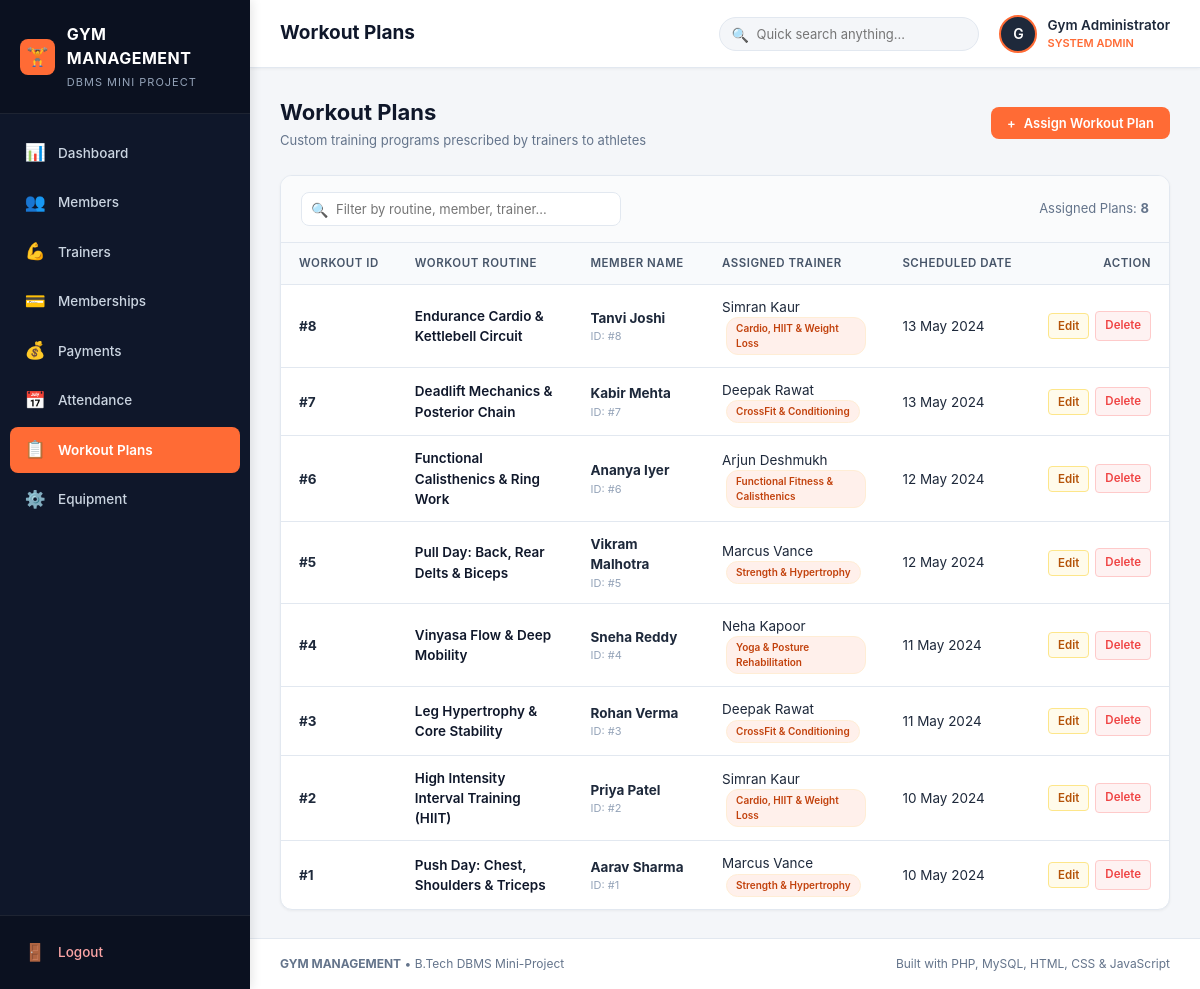
Page /workout.php (signed in) on the committed database.
### tables this page shows
CREATE TABLE IF NOT EXISTS `Workout_Plan` (
    `workout_id` INT AUTO_INCREMENT PRIMARY KEY,
    `member_id` INT NOT NULL,
    `trainer_id` INT NOT NULL,
    `workout_name` VARCHAR(100) NOT NULL,
    `workout_date` DATE NOT NULL,
    `created_at` TIMESTAMP DEFAULT CURRENT_TIMESTAMP,
    CONSTRAINT `fk_workout_member` 
        FOREIGN KEY (`member_id`) REFERENCES `Member`(`member_id`) 
        ON DELETE CASCADE ON UPDATE CASCADE,
    CONSTRAINT `fk_workout_trainer` 
        FOREIGN KEY (`trainer_id`) REFERENCES `Trainer`(`trainer_id`) 
        ON DELETE CASCADE ON UPDATE CASCADE
);

CREATE TABLE IF NOT EXISTS `Member` (
    `member_id` INT AUTO_INCREMENT PRIMARY KEY,
    `name` VARCHAR(100) NOT NULL,
    `gender` ENUM('Male', 'Female', 'Other') NOT NULL,
    `age` INT NOT NULL,
    `phone` VARCHAR(15) NOT NULL,
    `email` VARCHAR(100) NOT NULL,
    `join_date` DATE NOT NULL,
    `created_at` TIMESTAMP DEFAULT CURRENT_TIMESTAMP
);

CREATE TABLE IF NOT EXISTS `Trainer` (
    `trainer_id` INT AUTO_INCREMENT PRIMARY KEY,
    `name` VARCHAR(100) NOT NULL,
    `phone` VARCHAR(15) NOT NULL,
    `specialization` VARCHAR(100) NOT NULL,
    `salary` DECIMAL(10,2) NOT NULL,
    `created_at` TIMESTAMP DEFAULT CURRENT_TIMESTAMP
);

### db.php (called while the page is built, shortened)
<?php
function format_date($date_str) {
    return date("d M Y", strtotime($date_str));
}
?>

### workout.php (the view, shortened to what this page needs)
<?php
require_once __DIR__ . '/header.php';
$workout_query = "
    SELECT w.*, m.name AS member_name, m.phone AS member_phone, t.name AS trainer_name, t.specialization
    FROM `Workout_Plan` w
    JOIN `Member` m ON w.member_id = m.member_id
    JOIN `Trainer` t ON w.trainer_id = t.trainer_id
    ORDER BY w.workout_date DESC, w.workout_id DESC
";
$workout_list = $conn->query($workout_query);
?>
<div class="page-header-row">
    <div class="page-title-group">
        <h2>Workout Plans</h2>
        <p>Custom training programs prescribed by trainers to athletes</p>
    </div>
    <div class="page-actions">
        <button type="button" class="btn btn-primary" onclick="openModal('addWorkoutModal')">
            <span>+</span> Assign Workout Plan
        </button>
    </div>
</div>
<div class="content-card">
    <div class="table-filter-bar">
        <div class="table-search">
            <span>🔍</span>
            <input type="text" placeholder="Filter by routine, member, trainer...">
        </div>
        <div style="font-size: 13px; color: var(--text-secondary);">
            Assigned Plans: <strong><?php echo ($workout_list) ? $workout_list->num_rows : 0; ?></strong>
        </div>
    </div>
    <div class="table-responsive">
        <table class="data-table">
            <thead>
                <tr>
                    <th>Workout ID</th>
                    <th>Workout Routine</th>
                    <th>Member Name</th>
                    <th>Assigned Trainer</th>
                    <th>Scheduled Date</th>
                    <th style="text-align: right;">Action</th>
                </tr>
            </thead>
            <tbody>
                <?php if ($workout_list && $workout_list->num_rows > 0): ?>
                    <?php while ($row = $workout_list->fetch_assoc()): ?>
                        <tr>
                            <td><strong>#<?php echo $row['workout_id']; ?></strong></td>
                            <td style="font-weight: 600; color: var(--primary-navy);">
                                <?php echo htmlspecialchars($row['workout_name']); ?>
                            </td>
                            <td>
                                <strong><?php echo htmlspecialchars($row['member_name']); ?></strong>
                                <span style="font-size: 11px; color: var(--text-muted); display: block;">ID: #<?php echo $row['member_id']; ?></span>
                            </td>
                            <td>
                                <span><?php echo htmlspecialchars($row['trainer_name']); ?></span>
                                <span class="badge badge-orange" style="margin-left: 4px; font-size: 10px;">
                                    <?php echo htmlspecialchars($row['specialization']); ?>
                                </span>
                            </td>
                            <td><?php echo format_date($row['workout_date']); ?></td>
                            <td style="text-align: right;">
                                <div class="action-buttons" style="justify-content: flex-end;">
                                    <button type="button" class="btn-action btn-edit" title="Edit Plan" onclick="populateEditModal(<?php echo htmlspecialchars(json_encode($row)); ?>)">
                                        Edit
                                    </button>
                                    <a href="javascript:void(0);" class="btn-action btn-delete" title="Delete Plan" onclick="confirmDelete('workout.php?delete=<?php echo $row['workout_id']; ?>', 'Workout #<?php echo $row['workout_id']; ?>')">
                                        Delete
                                    </a>
                                </div>
                            </td>
                        </tr>
                    <?php endwhile; ?>
                <?php endif; ?>
            </tbody>
        </table>
    </div>
</div>
<?php require_once __DIR__ . '/footer.php'; ?>

### css/style.css (style rules this page uses)
:root { --primary-navy: #0f172a; --navy-light: #1e293b; --navy-hover: #334155; --accent-orange: #ff6b35; --accent-orange-hover: #e85924; --accent-orange-light: #fff0eb; --bg-light: #f4f6f9; --card-bg: #ffffff; --text-primary: #1e293b; --text-secondary: #64748b; --text-muted: #94a3b8; --border-color: #e2e8f0; --sidebar-width: 250px; --header-height: 68px; --color-success: #10b981; --color-success-bg: #ecfdf5; --color-danger: #ef4444; --color-danger-bg: #fef2f2; --color-warning: #f59e0b; --color-warning-bg: #fffbeb; --color-info: #0284c7; --color-info-bg: #f0f9ff; --radius-sm: 4px; --radius-md: 8px; --radius-lg: 12px; --shadow-sm: 0 1px 3px rgba(0, 0, 0, 0.05); --shadow-md: 0 4px 6px -1px rgba(0, 0, 0, 0.06), 0 2px 4px -1px rgba(0, 0, 0, 0.04); }
* { margin: 0; padding: 0; box-sizing: border-box; font-family: -apple-system, BlinkMacSystemFont, "Segoe UI", Roboto, "Helvetica Neue", Arial, sans-serif; }
body { background-color: var(--bg-light); color: var(--text-primary); min-height: 100vh; font-size: 14px; line-height: 1.5; }
.page-header-row { display: flex; align-items: center; justify-content: space-between; margin-bottom: 24px; flex-wrap: wrap; gap: 15px; }
.page-title-group h2 { font-size: 22px; font-weight: 700; color: var(--primary-navy); }
.page-title-group p { font-size: 13px; color: var(--text-secondary); margin-top: 2px; }
.page-actions { display: flex; align-items: center; gap: 12px; }
.btn { display: inline-flex; align-items: center; justify-content: center; gap: 8px; padding: 8px 16px; font-size: 13px; font-weight: 600; border-radius: var(--radius-md); cursor: pointer; border: none; text-decoration: none; transition: all 0.2s ease; }
.btn-primary { background-color: var(--accent-orange); color: #ffffff; }
.action-buttons { display: flex; align-items: center; gap: 6px; }
.btn-action { display: inline-flex; align-items: center; justify-content: center; padding: 5px 9px; font-size: 11.5px; font-weight: 600; border-radius: var(--radius-sm); text-decoration: none; border: none; cursor: pointer; transition: all 0.15s ease; }
.btn-edit { background-color: var(--color-warning-bg); color: #b45309; border: 1px solid #fde68a; }
.btn-delete { background-color: var(--color-danger-bg); color: var(--color-danger); border: 1px solid #fecaca; }
.content-card { background-color: var(--card-bg); border-radius: var(--radius-lg); box-shadow: var(--shadow-sm); border: 1px solid var(--border-color); overflow: hidden; }
.table-responsive { width: 100%; overflow-x: auto; }
.data-table { width: 100%; border-collapse: collapse; text-align: left; font-size: 13.5px; }
.data-table thead th { background-color: #f8fafc; color: #475569; font-weight: 600; text-transform: uppercase; font-size: 11.5px; letter-spacing: 0.5px; padding: 12px 18px; border-bottom: 1px solid var(--border-color); white-space: nowrap; }
.data-table tbody td { padding: 12px 18px; border-bottom: 1px solid var(--border-color); color: var(--text-primary); vertical-align: middle; }
.data-table tbody tr:last-child td { border-bottom: none; }
.table-filter-bar { padding: 16px 20px; background-color: #fafbfc; border-bottom: 1px solid var(--border-color); display: flex; align-items: center; justify-content: space-between; gap: 15px; flex-wrap: wrap; }
.table-search { position: relative; max-width: 320px; width: 100%; }
.table-search input { width: 100%; padding: 8px 12px 8px 34px; border: 1px solid var(--border-color); border-radius: var(--radius-md); font-size: 13px; outline: none; background-color: #ffffff; }
.table-search span { position: absolute; left: 10px; top: 50%; transform: translateY(-50%); color: var(--text-muted); }
.badge { display: inline-block; padding: 3px 9px; font-size: 11px; font-weight: 600; border-radius: 12px; text-transform: capitalize; }
.badge-orange { background-color: var(--accent-orange-light); color: #c2410c; border: 1px solid #ffedd5; }

### rows in the picture
workout_plan: workout_id "8", workout_name "Endurance Cardio & Kettlebell Circuit", member.name "Tanvi Joshi", member "8", trainer.name "Simran Kaur", trainer.specialization "Cardio, HIIT & Weight Loss", workout_date "13 May 2024"
workout_plan: workout_id "7", workout_name "Deadlift Mechanics & Posterior Chain", member.name "Kabir Mehta", member "7", trainer.name "Deepak Rawat", trainer.specialization "CrossFit & Conditioning", workout_date "13 May 2024"
workout_plan: workout_id "6", workout_name "Functional Calisthenics & Ring Work", member.name "Ananya Iyer", member "6", trainer.name "Arjun Deshmukh", trainer.specialization "Functional Fitness & Calisthenics", workout_date "12 May 2024"
workout_plan: workout_id "5", workout_name "Pull Day: Back, Rear Delts & Biceps", member.name "Vikram Malhotra", member "5", trainer.name "Marcus Vance", trainer.specialization "Strength & Hypertrophy", workout_date "12 May 2024"
workout_plan: workout_id "4", workout_name "Vinyasa Flow & Deep Mobility", member.name "Sneha Reddy", member "4", trainer.name "Neha Kapoor", trainer.specialization "Yoga & Posture Rehabilitation", workout_date "11 May 2024"
workout_plan: workout_id "3", workout_name "Leg Hypertrophy & Core Stability", member.name "Rohan Verma", member "3", trainer.name "Deepak Rawat", trainer.specialization "CrossFit & Conditioning", workout_date "11 May 2024"
workout_plan: workout_id "2", workout_name "High Intensity Interval Training (HIIT)", member.name "Priya Patel", member "2", trainer.name "Simran Kaur", trainer.specialization "Cardio, HIIT & Weight Loss", workout_date "10 May 2024"
workout_plan: workout_id "1", workout_name "Push Day: Chest, Shoulders & Triceps", member.name "Aarav Sharma", member "1", trainer.name "Marcus Vance", trainer.specialization "Strength & Hypertrophy", workout_date "10 May 2024"

### other values in the picture
$page_title "Workout Plans"
substr($admin_name, 0, 1) "G"
$admin_name "Gym Administrator"
$workout_list->num_rows "8"
